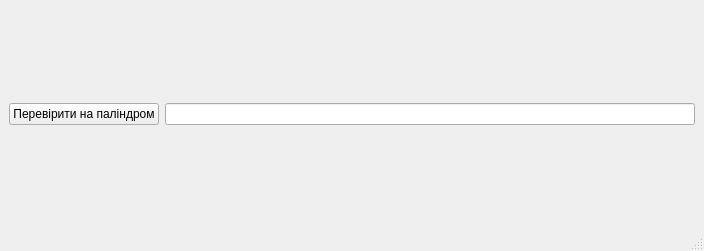
<?xml version="1.0" encoding="UTF-8"?>
<ui version="4.0">
 <class>MainWindow</class>
 <widget class="QMainWindow" name="MainWindow">
  <property name="geometry">
   <rect>
    <x>0</x>
    <y>0</y>
    <width>704</width>
    <height>251</height>
   </rect>
  </property>
  <property name="windowTitle">
   <string>MainWindow</string>
  </property>
  <widget class="QWidget" name="centralwidget">
   <layout class="QHBoxLayout" name="horizontalLayout">
    <item>
     <widget class="QPushButton" name="pushButton">
      <property name="text">
       <string>Перевірити на паліндром</string>
      </property>
     </widget>
    </item>
    <item>
     <widget class="QLineEdit" name="lineEdit"/>
    </item>
   </layout>
  </widget>
  <widget class="QMenuBar" name="menubar">
   <property name="geometry">
    <rect>
     <x>0</x>
     <y>0</y>
     <width>704</width>
     <height>22</height>
    </rect>
   </property>
  </widget>
  <widget class="QStatusBar" name="statusbar"/>
 </widget>
 <resources/>
 <connections/>
</ui>
